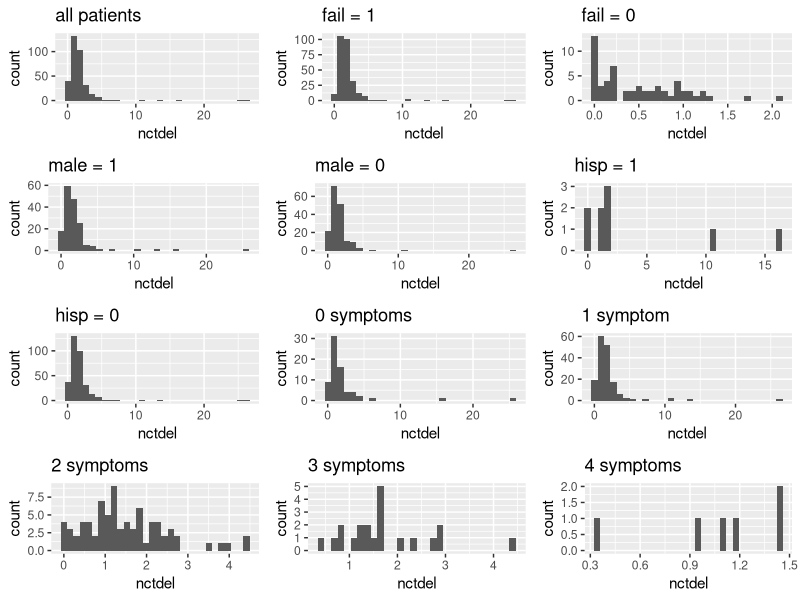
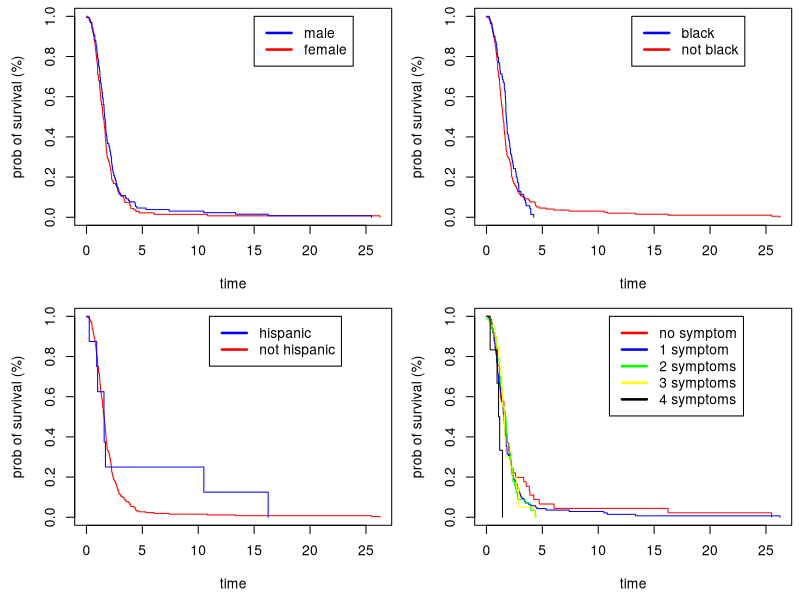
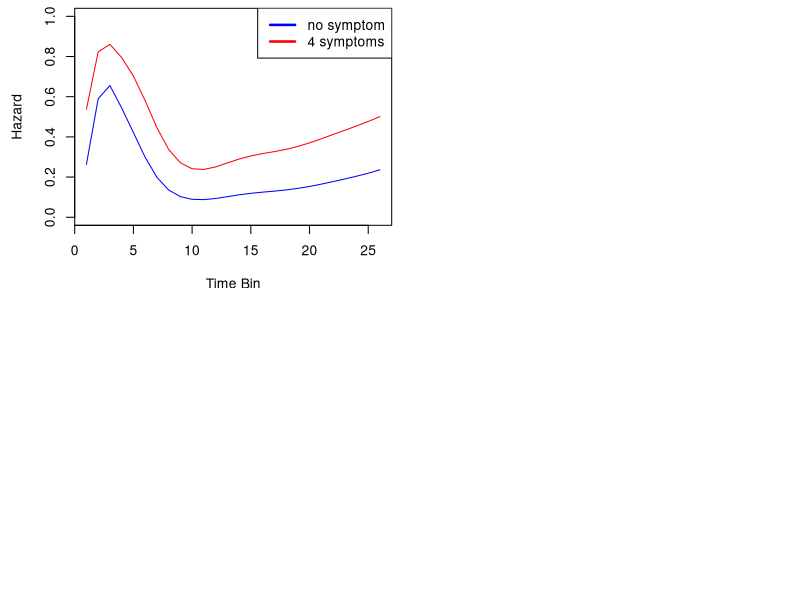

Generate these figures, in order, with R:
## ---- chunk 1
knitr::opts_chunk$set(echo = TRUE)
library(ggplot2)
library(survival)
## ---- chunk 2
data <- read.table("kellydat.txt", header = TRUE)

require(gridExtra)

kellydat = read.table("kellydat.txt", header = TRUE)
kellydat$sn0 = ifelse(kellydat$sn1 + kellydat$sn2 + kellydat$sn3 + kellydat$all4, 0, 1)
## ---- chunk 3
kellydat$symptom = rep(0, length(kellydat$sn1))
for (i in 1:length(kellydat$nctdel)){
  if (kellydat$sn1[i] == 1){
    kellydat$symptom[i] = 1
  }
  if (kellydat$sn2[i] == 1){
    kellydat$symptom[i] = 2
  } 
  if (kellydat$sn3[i] == 1){
    kellydat$symptom[i] = 3
  }
  if (kellydat$all4[i] == 1){
    kellydat$symptom[i] = 4
  }
}
## ---- chunk 4
all = ggplot(data=kellydat, aes(nctdel)) + geom_histogram() + ggtitle("all patients")
fail_1 = ggplot(data=kellydat[kellydat$fail == 1,], aes(nctdel)) + geom_histogram() + ggtitle("fail = 1")
fail_0 = ggplot(data=kellydat[kellydat$fail == 0,], aes(nctdel)) + geom_histogram() + ggtitle("fail = 0")
male_1 = ggplot(data=kellydat[kellydat$male == 1,], aes(nctdel)) + geom_histogram() + ggtitle("male = 1")
male_0 = ggplot(data=kellydat[kellydat$male == 0,], aes(nctdel)) + geom_histogram() + ggtitle("male = 0")
hisp_1 = ggplot(data=kellydat[kellydat$hisp == 1,], aes(nctdel)) + geom_histogram() + ggtitle("hisp = 1")
hisp_0 = ggplot(data=kellydat[kellydat$hisp == 0,], aes(nctdel)) + geom_histogram() + ggtitle("hisp = 0")
sn0_1 = ggplot(data=kellydat[kellydat$sn0 == 1,], aes(nctdel)) + geom_histogram() + ggtitle("0 symptoms")
sn1_1 = ggplot(data=kellydat[kellydat$sn1 == 1,], aes(nctdel)) + geom_histogram() + ggtitle("1 symptom")
sn2_1 = ggplot(data=kellydat[kellydat$sn2 == 1,], aes(nctdel)) + geom_histogram() + ggtitle("2 symptoms")
sn3_1 = ggplot(data=kellydat[kellydat$sn3 == 1,], aes(nctdel)) + geom_histogram() + ggtitle("3 symptoms")
all4_1 = ggplot(data=kellydat[kellydat$all4 == 1,], aes(nctdel)) + geom_histogram() + ggtitle("4 symptoms")

grid.arrange(all, fail_1, fail_0, male_1, male_0, hisp_1, hisp_0, sn0_1, sn1_1, sn2_1, sn3_1, all4_1, ncol=3)

## ---- chunk 5
library(survival)
par(mfrow=c(2,2))
d2 = Surv(time=kellydat$nctdel, event=kellydat$fail)

km1 = survfit(d2 ~ kellydat$male)
par(mar=c(4.5, 4.5, 0.5, 0.5))
plot(km1, col = c("red", "blue"), xlab = "time", ylab = "prob of survival (%)")
legend(15, 1.0, c("male", "female"), lty=c(1,1), lwd=c(2.5,2.5),col=c("blue","red"))

km2 = survfit(d2 ~ kellydat$black)
plot(km2, col = c("red", "blue"), xlab = "time", ylab = "prob of survival (%)")
legend(13, 1.0, c("black", "not black"), lty=c(1,1), lwd=c(2.5,2.5),col=c("blue","red"))

km3 = survfit(d2 ~ kellydat$hisp)
par(mar=c(4.5, 4.5, 0.5, 0.5))
plot(km3, col = c("red", "blue"), xlab = "time", ylab = "prob of survival (%)")
legend(11, 1.0, c("hispanic", "not hispanic"), lty=c(1,1), lwd=c(2.5,2.5),col=c("blue","red"))

km4 = survfit(d2 ~ kellydat$symptom)
plot(km4, col = c("red", "blue", "green", "yellow", "black"), xlab = "time", ylab = "prob of survival (%)")
legend(11, 1.0, c("no symptom", "1 symptom", "2 symptoms", "3 symptoms", "4 symptoms"), lty=c(1,1), lwd=c(2.5,2.5),col=c("red", "blue", "green", "yellow", "black"))
## ---- chunk 6
d3 = Surv(kellydat$nctdel, kellydat$fail)
cox = coxph(formula = d3 ~ black + male + hisp + symptom, data = kellydat)
summary(cox)
## ---- chunk 7
# GLM without kernel
data_pp <- read.table("processed.csv", header=TRUE)
m1 = glm(assessment ~ p1 + p2 + p3 + p4 + p5 + p6 + p7 + p8 + p9 + p10 + p11 + p12 + p13 + male + black + hisp + sn1 + sn2 + sn3 + all4, data = data_pp)
summary(m1)
## ---- chunk 8
d = kellydat
times <- kellydat$nctdel
total_bins <- 26
bin_len <- max(times)/total_bins

censored <- kellydat$fail

# this is pretty ugly. Let's smooth it out with kernel regression.

# set up the kernels
kernels <- 7
#tau <- seq(from=1, to=total_bins, length.out = kernels)
tau = c(.2, .5, 1, 4, 9, 16, 25)
#sig = (tau[2]-tau[1])/2
#sigma <- c(sig,sig,sig,sig)
sigma = c(.15, .25, 1.5, 2.5, 3.5, 4.5, 6)

# we're going to pre-calculate a bunch of kernel weights
# each row is one bin, the columns are the kernel weights for that bin
kernel.weights <- matrix(dnorm(rep(1:total_bins,kernels),rep(tau,each=total_bins),rep(sigma,each=total_bins)), ncol=kernels)

# now we'll create a new transform function
kernel.transformation <- function(time, censored, total_bins, preds) {
  row_num <- ceiling(time/bin_len)
  if (time == 0){
    row_num = 1
  }
  y <- rep(0,row_num)
  if(censored) {
    y[row_num] <- 1
  }
  
  # X has kernel weights instead of the bin indicators that it had before
  X <- array(kernel.weights[1:row_num,],dim=c(row_num,kernels))
  
  vars = matrix(rep(c(preds[1,]$male,preds[1,]$black,preds[1,]$hisp,preds[1,]$sn1,preds[1,]$sn2,preds[1,]$sn3,preds[1,]$all4),row_num),
               row_num,7,byrow=TRUE)
  colnames(vars) = c("male", "black", "hisp", "sn1", "sn2", "sn3", "all4")

  return(data.frame(y,X,vars))
}

d2 <- kernel.transformation(times[1], censored[1], total_bins, d[1,])
for(i in 2:285) {
  d2 <- rbind(d2, kernel.transformation(times[i], censored[i], total_bins, d[i,]))
}

test.data <- kernel.transformation(times[286], total_bins,
                                   censored[286],
                                   d[286,])
for (j in 287:length(times)){
  test.data <- rbind(test.data, kernel.transformation(times[j], censored[j], total_bins,
                                                      d[j,]))
}
m2 <- glm(y ~ 0 + ., data=d2, family="binomial")
# Full vs reduced
m3 <- glm(y ~ 0 + X1 + X2 + X3 + X4 + X5 + X6 + X7 + male + black + hisp, data=d2, family="binomial")
anova(m2,m3)

## Hazard Plot
dt_1 <- d[3,]
dt_1$nctdel <- total_bins
dt_1$fail <- 1
dt_1$male <- 0
dt_1$black <- 0
dt_1$hisp <- 0
dt_1$sn1 <- 1
dt_1$sn2 <- 0
dt_1$sn3 <- 0
dt_1$all4 <- 0
dt_1$sn0 <- 0
dt_1$symptom <- 1
dt_1 <- kernel.transformation(dt_1$nctdel, dt_1$fail, total_bins, dt_1)

dt_2 <- d[3,]
dt_2$nctdel <- total_bins
dt_2$fail <- 1
dt_2$male <- 0
dt_2$black <- 0
dt_2$hisp <- 0
dt_2$sn1 <- 0
dt_2$sn2 <- 0
dt_2$sn3 <- 0
dt_2$all4 <- 1
dt_2$sn0 <- 0
dt_2$symptom <- 1
dt_2 <- kernel.transformation(dt_2$nctdel, dt_2$fail, total_bins, dt_2)

hazard.logodds.1 <- predict(m2, newdata = dt_1)
hazard.1 <- exp(hazard.logodds.1)/(1+exp(hazard.logodds.1))

hazard.logodds.2 <- predict(m2, newdata = dt_2)
hazard.2 <- exp(hazard.logodds.2)/(1+exp(hazard.logodds.2))

plot(1:length(hazard.1), hazard.1, type='l', ylim=range(c(0,1)), col = c('blue'),
     xlab = "Time Bin",
     ylab = "Hazard")

lines(1:length(hazard.2), hazard.2, type='l', col = c('red'))
legend("topright", c("no symptom", "4 symptoms"), lty=c(1,1), lwd=c(2.5,2.5),col=c("blue", "red"))

